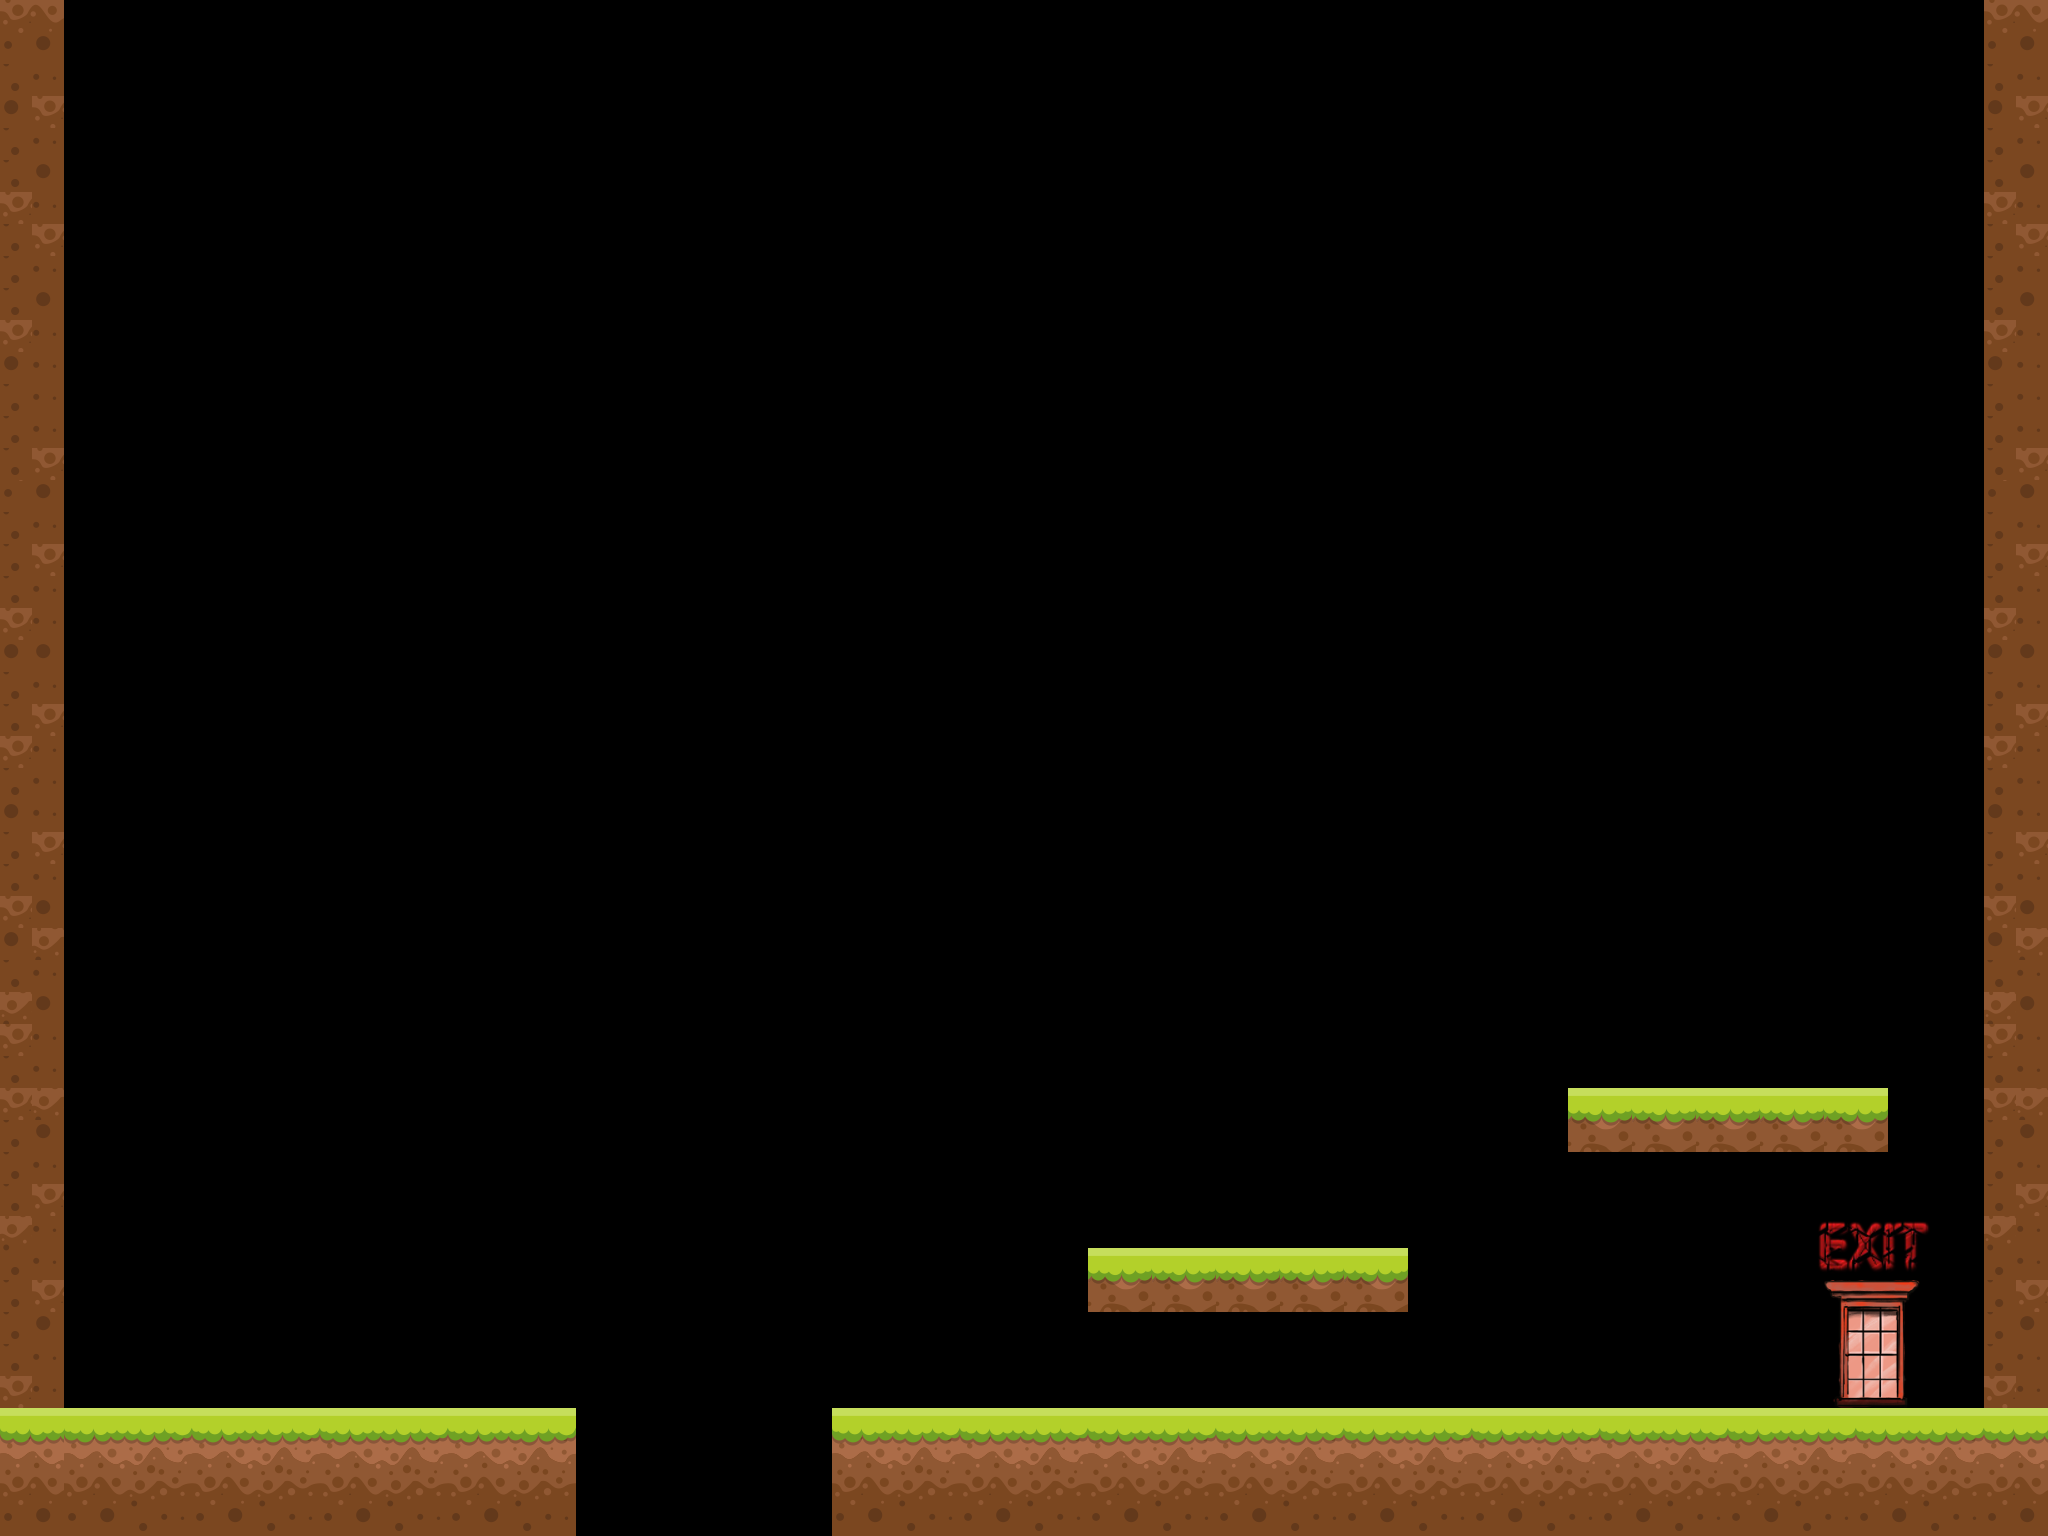

This is a level from a 2D game, rendered from its Tiled map with the project's own tilesets. A one-line summary and the map file follow, with tile-layer data summarised:
An orthogonal 64x48 tile map with 32x32 px tiles, 3 tile layers (null, Tile Layer 1, foreground), 13 tilesets and 16 objects.

<map version="1.0" orientation="orthogonal" renderorder="left-up" width="64" height="48" tilewidth="32" tileheight="32" nextobjectid="97">
 <tileset firstgid="1" name="terrain" tilewidth="32" tileheight="32" tilecount="16" columns="4">
  <image source="../Tiles/2.png" width="128" height="128" />
 </tileset>
 <tileset firstgid="17" name="terrain2" tilewidth="32" tileheight="32" tilecount="8" columns="4">
  <image source="../Tiles/13.png" width="128" height="93" />
 </tileset>
 <tileset firstgid="25" name="terrain3" tilewidth="32" tileheight="32" tilecount="8" columns="4">
  <image source="../Tiles/14.png" width="128" height="93" />
 </tileset>
 <tileset firstgid="33" name="terrain4" tilewidth="32" tileheight="32" tilecount="8" columns="4">
  <image source="../Tiles/15.png" width="128" height="93" />
 </tileset>
 <tileset firstgid="41" name="coins" tilewidth="64" tileheight="64" tilecount="64" columns="8">
  <image source="../../sprites/coinsheet.png" width="512" height="512" />
 </tileset>
 <tileset firstgid="105" name="exit" tilewidth="62" tileheight="64" tilecount="1" columns="1">
  <image source="../Object/Sign_2.png" width="62" height="64" />
 </tileset>
 <tileset firstgid="106" name="street-light" tilewidth="32" tileheight="32" tilecount="8" columns="2">
  <image source="../Object/street-light.png" width="64" height="128" />
 </tileset>
 <tileset firstgid="114" name="water" tilewidth="32" tileheight="32" tilecount="12" columns="4">
  <image source="../Tiles/17.png" width="128" height="99" />
 </tileset>
 <tileset firstgid="126" name="saw" tilewidth="96" tileheight="96" tilecount="1" columns="1">
  <image source="../Object/saw.png" width="96" height="96" />
 </tileset>
 <tileset firstgid="127" name="life item" tilewidth="40" tileheight="39" tilecount="1" columns="1">
  <image source="../Object/life.png" width="40" height="39" />
 </tileset>
 <tileset firstgid="128" name="rocks" tilewidth="90" tileheight="54" tilecount="1" columns="1">
  <image source="../Object/Stone.png" width="90" height="54" />
 </tileset>
 <tileset firstgid="129" name="window exit" tilewidth="32" tileheight="32" tilecount="12" columns="3">
  <image source="../Building 1/Window.png" width="96" height="128" />
 </tileset>
 <tileset firstgid="141" name="exit sign" tilewidth="32" tileheight="32" tilecount="20" columns="5">
  <image source="../exit-sign.png" width="160" height="128" />
 </tileset>
 <imagelayer name="Background Image" offsetx="0" offsety="-320">
  <image source="../Sky/Sky 1 v2.jpg" width="6051" height="2371" />
 </imagelayer>
 <objectgroup name="saw" />
 <layer name="null" width="64" height="48">
  <data>[3072 cells, 0 non-empty, 0 distinct tile ids]</data>
 </layer>
 <layer name="Tile Layer 1" width="64" height="48">
  <data>[3072 cells, 462 non-empty, 42 distinct tile ids]</data>
 </layer>
 <objectgroup name="collision">
  <object id="91" x="0" y="0" width="64" height="1536" />
  <object id="92" x="0" y="1408" width="576" height="128" />
  <object id="93" x="832" y="1408" width="1216" height="128" />
  <object id="94" x="1984" y="0" width="64" height="1536" />
  <object id="95" x="1568" y="1088" width="320" height="64" />
  <object id="96" x="1088" y="1248" width="320" height="64" />
 </objectgroup>
 <objectgroup name="coins">
  <object id="82" gid="73" x="1120" y="1248" width="64" height="64" />
  <object id="83" gid="73" x="1216" y="1248" width="64" height="64" />
  <object id="84" gid="73" x="1312" y="1248" width="64" height="64" />
  <object id="85" gid="73" x="1600" y="1088" width="64" height="64" />
  <object id="86" gid="73" x="1696" y="1088" width="64" height="64" />
  <object id="87" gid="73" x="1792" y="1088" width="64" height="64" />
  <object id="88" gid="73" x="576" y="1280" width="64" height="64" />
  <object id="89" gid="73" x="672" y="1216" width="64" height="64" />
  <object id="90" gid="73" x="768" y="1280" width="64" height="64" />
 </objectgroup>
 <objectgroup name="exit">
  <object id="81" x="1856" y="1312" width="32" height="96" />
 </objectgroup>
 <objectgroup name="life item" />
 <objectgroup name="key" />
 <layer name="foreground" width="64" height="48">
  <data>[3072 cells, 0 non-empty, 0 distinct tile ids]</data>
 </layer>
 <objectgroup name="falling platform" />
</map>
